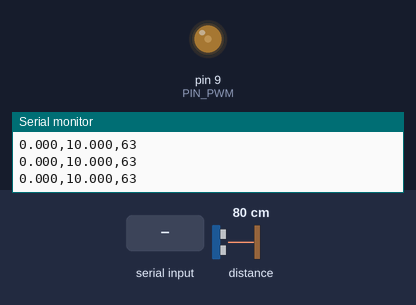
Bench run of a sketch on a simulated Arduino Uno, built with avr-gcc and run on an emulated ATmega328P. Shown: output pins drawn as LEDs (lit = HIGH), the last lines printed to the serial monitor. Inputs (shaded band) come from the test bench; at power-on: distance to the obstacle 80 cm.

Above: at 1.2 s.
1.3 s: "30,150\n" received over Serial
At 1.98 s:
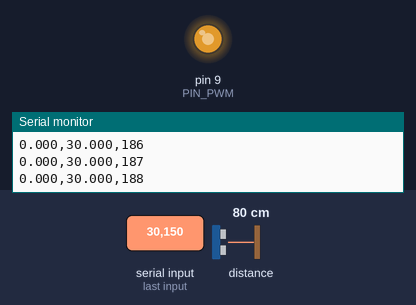
4.3 s: distance to the obstacle set to 35 cm
7.3 s: "0\n" received over Serial
At 8.2 s:
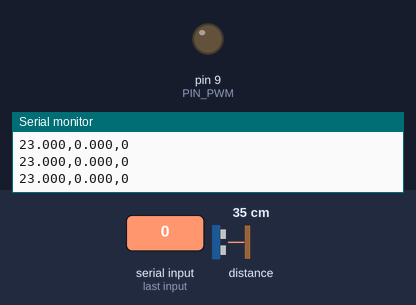
Timing chart, 0 to 10.3 s (numbered marks = the images above; inputs shaded):
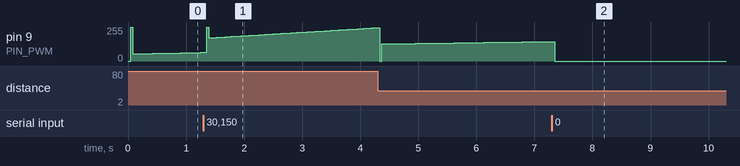

The sketch:

pid_1_vl.ino
```cpp
// ===============================================================
// Levitador neumático - versión con sensor VL53L0X montado arriba
// Ajuste geométrico: la altura real = H_SENSOR - distancia_medida
// ===============================================================

#include <Wire.h>
#include <Adafruit_VL53L0X.h>

// ----- OBJETO SENSOR -----
Adafruit_VL53L0X lox = Adafruit_VL53L0X();

// ----- PINES -----
const int PIN_PWM = 9;  // salida PWM al ventilador

// ----- TIEMPOS -----
const unsigned long DT_US = 20000; // periodo del lazo de control = 20 ms (50 Hz)
const float DT = DT_US * 1e-6;     // segundos

// ----- RANGO -----
const float H_MIN = 0.0;   // altura mínima (cm)
const float H_MAX = 40.0;  // altura máxima (cm)

// ----- ALTURA DEL SENSOR -----
// Ajusta este valor midiendo desde la base hasta el sensor VL53L0X
const float H_SENSOR = 58.0; // cm (ejemplo típico, ajústalo a tu montaje)

// ----- PID (ganancias iniciales, AJUSTAR) -----
float kp = 0.105;
float ki = 0.03;
float kd = 0.05;

// ----- SETPOINT -----
float setpoint = 10.0;  // altura deseada (cm)

// ----- VARIABLES DEL CONTROL -----
float altura = 0.0;    // altura medida (cm)
float err = 0.0;
float err_prev = 0.0;
float integ = 0.0;
float deriv = 0.0;
float u = 0.0;

unsigned long t1, t2;

// ----- DEBUG -----
const bool PRINT_VERBOSE = true;

// ===============================================================
// CONFIGURACIÓN INICIAL
// ===============================================================
void setup() {
  Serial.begin(115200);
  Wire.begin();

  pinMode(PIN_PWM, OUTPUT);
  analogWrite(PIN_PWM, 0);

  Serial.println(F("LEVITADOR: inicio con sensor VL53L0X (montado arriba)"));
  Serial.println(F("Envía por Serial un número (ej: 20) para cambiar el setpoint"));
  Serial.println(F("O escribe: PID kp ki kd   (ej: PID 0.08 0.02 0.01)"));
  Serial.println();

  // Inicializa el sensor VL53L0X
  if (!lox.begin()) {
    Serial.println(F("ERROR: No se detectó el VL53L0X. Verifica conexión I2C."));
    while (1);
  }
  Serial.println(F("Sensor VL53L0X inicializado correctamente."));
}

// ===============================================================
// LECTURA DE COMANDOS SERIAL (setpoint y PID)
// ===============================================================
void processSerial() {
  if (Serial.available() == 0) return;

  String s = Serial.readStringUntil('\n');
  s.trim();
  if (s.length() == 0) return;

  if (s.startsWith("PID") || s.startsWith("pid")) {
    float k1 = kp, k2 = ki, k3 = kd;
    int n = sscanf(s.c_str(), "PID %f %f %f", &k1, &k2, &k3);
    if (n >= 1) kp = k1;
    if (n >= 2) ki = k2;
    if (n >= 3) kd = k3;

    Serial.print("PID actualizado: kp="); Serial.print(kp,5);
    Serial.print(" ki="); Serial.print(ki,6);
    Serial.print(" kd="); Serial.println(kd,6);
    return;
  }

  float v = s.toFloat();
  if (!(v == 0.0 && s != "0" && s != "0.0")) {
    if (v >= H_MIN && v <= H_MAX) {
      setpoint = v;
      Serial.print("Setpoint = "); Serial.print(setpoint); Serial.println(" cm");
    } else {
      Serial.println("Setpoint fuera de rango (0-40)");
    }
  } else {
    Serial.println("Comando no entendido.");
  }
}

// ===============================================================
// BUCLE PRINCIPAL
// ===============================================================
void loop() {
  t1 = micros();
  processSerial();

  // --- 1. Lectura del sensor VL53L0X ---
  VL53L0X_RangingMeasurementData_t measure;
  lox.rangingTest(&measure, false);

  if (measure.RangeStatus != 4) { // 4 = fuera de rango
    float d_sensor = measure.RangeMilliMeter / 10.0; // mm → cm
    // Ajuste geométrico: el sensor está arriba a H_SENSOR cm
    altura = H_SENSOR - d_sensor;
    altura = constrain(altura, H_MIN, H_MAX);
  } else {
    Serial.println(F("Advertencia: lectura fuera de rango"));
  }

  // --- 2. Calculo del PID ---
  err = setpoint - altura;
  integ += err * DT;
  integ = constrain(integ, -100.0, 100.0);
  deriv = (err - err_prev) / DT;
  u = kp * err + ki * integ + kd * deriv;
  err_prev = err;

  // --- 3. Salida PWM ---
  float vOut = constrain(u, 0.0, 5.0);
  int pwm = map(vOut * 100, 0, 500, 0, 255);
  analogWrite(PIN_PWM, pwm);

  // --- 4. Telemetría ---
  if (PRINT_VERBOSE) {
    Serial.print(altura,3); Serial.print(',');
    Serial.print(setpoint,3); Serial.print(',');
    Serial.println(pwm);
  }

  // --- 5. Mantener periodo fijo ---
  t2 = micros();
  while ((t2 - t1) < DT_US) t2 = micros();
}
```
